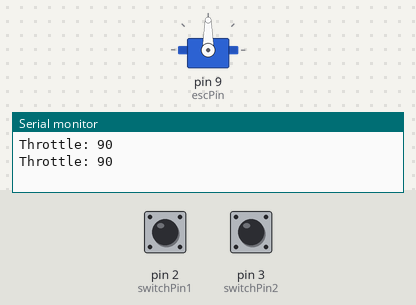
The sketch below on a simulated Arduino Uno, built with avr-gcc and run on an emulated ATmega328P. Parts: servo, the last lines printed to the serial monitor. The inputs (shaded band) are chosen by the test bench; at power-on: pin 2 (switchPin1) HIGH, pin 3 (switchPin2) HIGH.

Above: at 6.2 s.
6.3 s: pin 2 (switchPin1) pulled LOW for 0.15 s
At 9.0 s:
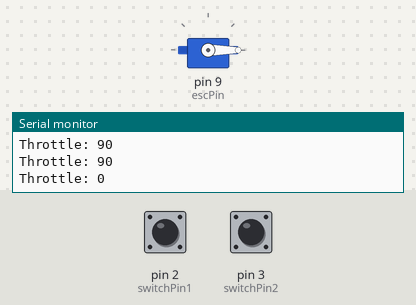
9.3 s: pin 3 (switchPin2) pulled LOW for 0.15 s
At 9.8 s:
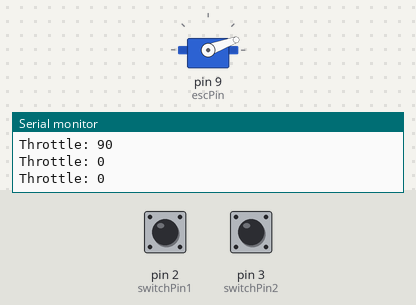
12.3 s: pin 2 (switchPin1) pulled LOW for 1 s
At 13.55 s:
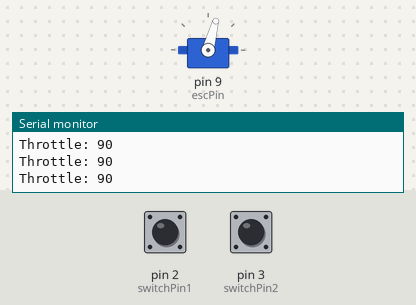
Timing chart, 0 to 16.5 s (numbered marks = the images above; inputs shaded):
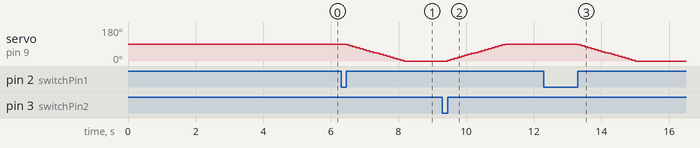

The sketch:

motor_test_1.ino
```cpp
#include <Servo.h>

// 핀 및 변수 설정
Servo esc;
int escPin = 9;           // ESC 신호 핀 (D9)
int switchPin1 = 2;       // 스위치 1 (속도 감소 및 정지, 인터럽트 핀 D2)
int switchPin2 = 3;       // 스위치 2 (속도 증가 및 복귀, 인터럽트 핀 D3)
volatile int throttle = 90;  // 초기 스로틀 값 (중간, 0~180)
volatile int previousThrottle = 90;  // 정지 전 스로틀 값 저장
volatile bool isStopped = false;  // 정지 상태 플래그
volatile bool decreaseSpeed = false;  // 속도 감소 플래그 (인터럽트용)
volatile bool increaseSpeed = false;  // 속도 증가 플래그 (인터럽트용)

// 타이머 인터럽트 플래그
volatile bool timerFlag = false;

void setup() {
  // ESC 초기화
  esc.attach(escPin, 1000, 2000);  // PWM 범위 설정 (1000~2000μs)
  esc.write(throttle);             // 초기 중간 속도 (100% 반영, 10ms 이내)
  delay(5000);                     // ESC 초기화 대기 (5초)
  Serial.begin(9600);              // 디버깅용 시리얼 시작

  // 스위치 핀 설정 (풀다운 저항 사용)
  pinMode(switchPin1, INPUT);
  pinMode(switchPin2, INPUT);

  // 인터럽트 설정 (스위치 1, 2에 대해 RISING 트리거)
  attachInterrupt(digitalPinToInterrupt(switchPin1), decreaseSpeedISR, RISING);  // 스위치 1 인터럽트
  attachInterrupt(digitalPinToInterrupt(switchPin2), increaseSpeedISR, RISING);  // 스위치 2 인터럽트

  // 타이머 인터럽트 설정 (Timer1, 100ms 주기)
  cli();  // 인터럽트 비활성화
  TCCR1A = 0;  // Timer1 레지스터 초기화
  TCCR1B = 0;
  TCNT1 = 0;   // 타이머 카운터 초기화
  OCR1A = 15624;  // 100ms 주기 (16MHz, 1024 분주율: (16,000,000 / 1024) * 0.1 = 15625)
  TCCR1B |= (1 << WGM12);  // CTC 모드
  TCCR1B |= (1 << CS12) | (1 << CS10);  // 1024 분주율
  TIMSK1 |= (1 << OCIE1A);  // 타이머 비교 인터럽트 활성화
  sei();  // 인터럽트 활성화
}

// 스위치 1 인터럽트 서비스 루틴 (속도 감소 트리거)
void decreaseSpeedISR() {
  if (!isStopped) {
    decreaseSpeed = true;
  }
}

// 스위치 2 인터럽트 서비스 루틴 (속도 증가 트리거)
void increaseSpeedISR() {
  if (isStopped) {
    increaseSpeed = true;
  }
}

// 타이머 인터럽트 서비스 루틴 (100ms 주기)
ISR(TIMER1_COMPA_vect) {
  timerFlag = true;  // 스로틀 조정 트리거
}

void loop() {
  // 속도 감소 처리 (인터럽트로 트리거)
  if (decreaseSpeed) {
    previousThrottle = throttle;  // 현재 스로틀 값 저장
    while (throttle > 0) {
      throttle -= 5;  // 5 단위로 감소 (10ms 이내 반영 가정)
      throttle = max(throttle, 0);  // 0 이하로 안 떨어지게
      esc.write(throttle);  // ESC에 스로틀 값 전달
      delay(100);  // 감소 속도 조절 (100ms마다 감소)
      if (digitalRead(switchPin1) == LOW) break;  // 스위치 떼면 중단
    }
    if (throttle == 0) isStopped = true;  // 정지 상태로
    decreaseSpeed = false;  // 플래그 리셋
  }

  // 속도 증가 처리 (인터럽트로 트리거)
  if (increaseSpeed) {
    while (throttle < previousThrottle) {
      throttle += 5;  // 5 단위로 증가 (10ms 이내 반영 가정)
      throttle = min(throttle, previousThrottle);  // 이전 속도 초과 안 함
      esc.write(throttle);  // ESC에 스로틀 값 전달
      delay(100);  // 증가 속도 조절
      if (digitalRead(switchPin2) == LOW) break;  // 스위치 떼면 중단
    }
    if (throttle == previousThrottle) isStopped = false;  // 정상 상태로
    increaseSpeed = false;  // 플래그 리셋
  }

  // 타이머 인터럽트로 주기적 상태 유지 (100ms)
  if (timerFlag) {
    esc.write(throttle);  // 현재 스로틀 값 유지 (100% 반영, 10ms 이내)
    Serial.print("Throttle: "); Serial.println(throttle);  // 디버깅 출력
    timerFlag = false;  // 플래그 리셋
  }
}
```

Measured:
- after the input at 6.3 s, servo on pin 9 (escPin): moves from 90° to 0° over 1.7 s, starting after 0.15 s
- after the input at 9.3 s, servo on pin 9 (escPin): moves from 0° to 90° over 1.7 s, starting after 0.15 s
- after the input at 12.3 s, servo on pin 9 (escPin): moves from 90° to 0° over 1.7 s, starting after 1.0 s
